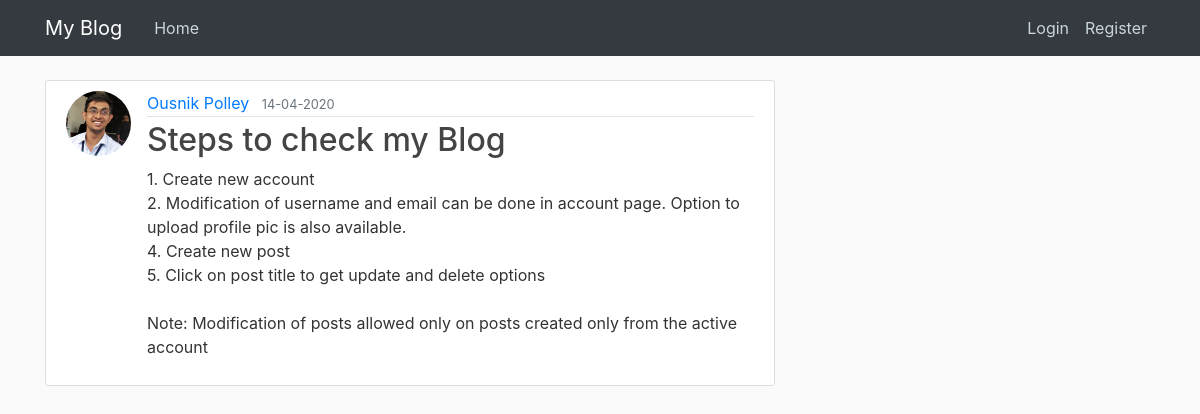
/post/6, run on the app's committed database.
### flaskblog/models.py (models this page shows, shortened)
class User(db.Model, UserMixin):
    id = db.Column(db.Integer, primary_key=True)
    username = db.Column(db.String(20), unique=True, nullable=False)
    email = db.Column(db.String(120), unique=True, nullable=False)
    image_file = db.Column(db.String(20), nullable=False, default='default.jpg')
    password = db.Column(db.String(60), nullable=False)
    posts = db.relationship('Post', backref='author', lazy=True)

class Post(db.Model):
    id = db.Column(db.Integer, primary_key=True)
    title = db.Column(db.String(100), nullable=False)
    date_posted = db.Column(db.DateTime, nullable=False, default=datetime.utcnow)
    content = db.Column(db.Text, nullable=False)
    user_id = db.Column(db.Integer, db.ForeignKey('user.id'), nullable=False)

### flaskblog/routes.py (the view)
@app.route('/post/<int:post_id>')
def post(post_id):
   post=Post.query.get_or_404(post_id)
   return render_template('post.html', title=post.title, post=post)

### flaskblog/templates/post.html (shortened to what this page needs)
{% extends 'layout.html' %}
{% block content %}
    <article class="media content-section">
        <img src="{{url_for('static', filename='profile_pics/'+post.author.image_file)}}" class="rounded-circle article-img">
        <div class="media-body">
            <div class="article-metadata">
                <a class="mr-2" href="#">{{ post.author.username}}</a>
                <small class="text-muted">{{ post.date_posted.strftime('%d-%m-%Y') }}</small>
            </div>
            <h2 class="article-title">{{ post.title }}</h2>
            <p class="article-content">{{ post.content }}</p>
        </div>
    </article>
{% endblock content %}

### flaskblog/static/main.css (style rules this page uses)
body { background: #fafafa; color: #333333; margin-top: 5rem; }
h1, h2, h3, h4, h5, h6 { color: #444444; }
.content-section { background: #ffffff; padding: 10px 20px; border: 1px solid #dddddd; border-radius: 3px; margin-bottom: 20px; }
.article-title { color: #444444; }
.article-content { white-space: pre-line; }
.article-img { height: 65px; width: 65px; margin-right: 16px; }
.article-metadata { padding-bottom: 1px; margin-bottom: 4px; border-bottom: 1px solid #e3e3e3 }

### data on the page
User: image_file (picture), author.username "Ousnik Polley"
Post: date_posted "14-04-2020", title "Steps to check my Blog", content "1. Create new account 2. Modification of username and email can be done in account page. Option to upload profile pic is also available. 4. Create new post 5. Click on post title to get update and delete options Note: Modification of posts allowed only on posts created only from the active account"
